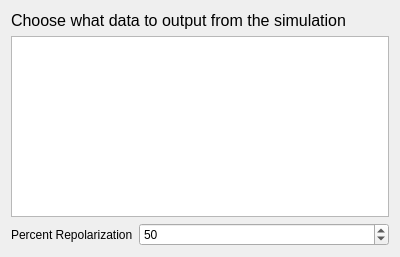
<?xml version="1.0" encoding="UTF-8"?>
<ui version="4.0">
 <class>MvarMenu</class>
 <widget class="QWidget" name="MvarMenu">
  <property name="geometry">
   <rect>
    <x>0</x>
    <y>0</y>
    <width>400</width>
    <height>257</height>
   </rect>
  </property>
  <property name="windowTitle">
   <string>MvarMenu</string>
  </property>
  <layout class="QVBoxLayout" name="verticalLayout">
   <item>
    <widget class="QLabel" name="label">
     <property name="font">
      <font>
       <pointsize>12</pointsize>
      </font>
     </property>
     <property name="text">
      <string>Choose what data to output from the simulation</string>
     </property>
    </widget>
   </item>
   <item>
    <widget class="QTreeView" name="measView">
     <property name="sortingEnabled">
      <bool>true</bool>
     </property>
     <attribute name="headerMinimumSectionSize">
      <number>150</number>
     </attribute>
     <attribute name="headerShowSortIndicator" stdset="0">
      <bool>true</bool>
     </attribute>
     <attribute name="headerStretchLastSection">
      <bool>true</bool>
     </attribute>
    </widget>
   </item>
   <item>
    <layout class="QFormLayout" name="optionsLayout">
     <item row="1" column="1">
      <widget class="QSpinBox" name="percrepolBox">
       <property name="maximum">
        <number>100</number>
       </property>
       <property name="value">
        <number>50</number>
       </property>
      </widget>
     </item>
     <item row="1" column="0">
      <widget class="QLabel" name="percrepolLabel">
       <property name="toolTip">
        <string>Measurements are all recorded once per beat. Measurment begins at the minimum voltage and contiunes until percent repolarization is reached. If it is set to 0% measurement will stop directly after the maxium. If 100% is set it will attempt to find the next minium. Typical values are 50%, 75% and 90%.</string>
       </property>
       <property name="text">
        <string>Percent Repolarization</string>
       </property>
      </widget>
     </item>
    </layout>
   </item>
  </layout>
 </widget>
 <resources/>
 <connections/>
</ui>
